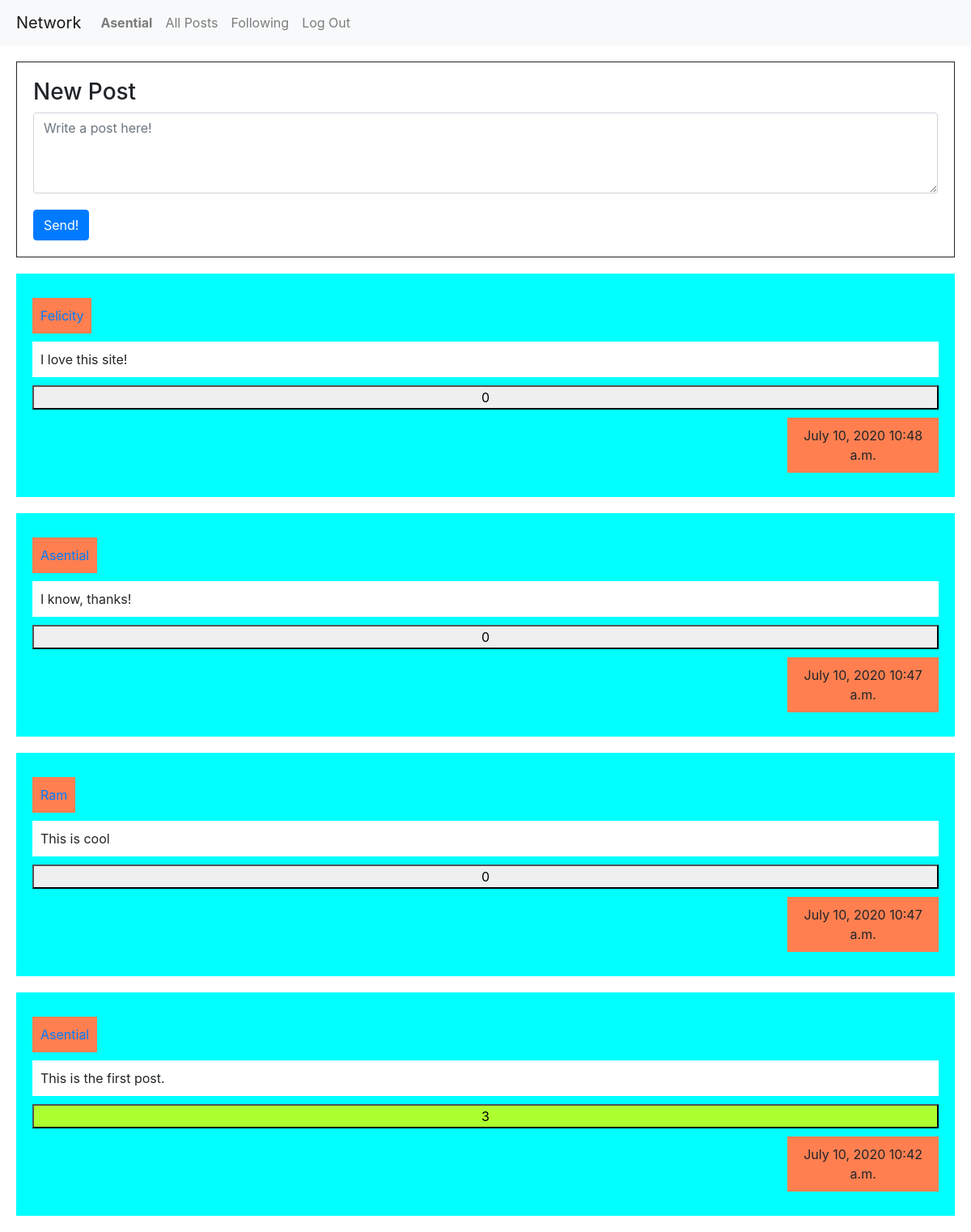
Page / (signed in) on the committed database.
### network/models.py (models this page shows, shortened)
class User(AbstractUser):
    pass

class Post(models.Model):
    user = models.ForeignKey(User, on_delete=models.CASCADE)
    content = models.TextField(max_length=400)
    likes = models.IntegerField(default=0)
    date = models.DateField(auto_now=False, auto_now_add=True)
    time = models.TimeField(auto_now=False, auto_now_add=True)

### network/views.py (the view)
# urls.py: path("", views.index, name="index"),
def index(request):
    posts = Post.objects.all().order_by('-id')
    if request.user.is_authenticated:
        liked = Liked.objects.get(name=request.user)
        likedlist = liked.post.all().order_by('-id')
        return render(request, "network/index.html", {
            "posts": posts,
            "liked": likedlist
        })
    return render(request, "network/index.html", {
        "posts": posts,
    })

### network/templates/network/index.html (shortened to what this page needs)
{% extends "network/layout.html" %}
{% block body %}
{% if user.is_authenticated %}
    <div style="border: 1px solid; margin: 20px 20px; padding: 20px 20px;">
        <form action="{% url 'post' %}" method="POST" class="form-group" style="margin-bottom: 0">
            <h3>New Post</h3>
            <textarea class="form-control" name="content" style="height: 100px;" placeholder="Write a post here!"></textarea>
            <button type="submit" class="btn btn-primary" style="margin-top: 20px;">Send!</button>
        </form>
    </div>
{% endif %}
{% if user.is_authenticated %}
    {% for post in posts %}
        {% if post in liked %}
            <div class="post">
                <div class="user"><a href="{% url 'profile' post.user %}">{{post.user}}</a></div>
                <div class="content">{{post.content}}</div>
                <button class="dislike" id="{{post.id}}">{{post.likes}}</button>
                <f class="row">
                    <div class="col-10"></div>
                    <div class="timestamp col-2">{{post.date}} {{post.time}}</div>
                </f>
            </div>
        {% else %}
            <div class="post">
                <div class="user"><a href="{% url 'profile' post.user %}">{{post.user}}</a></div>
                <div class="content">{{post.content}}</div>
                <button class="like" id="{{post.id}}">{{post.likes}}</button>
                <f class="row">
                    <div class="col-10"></div>
                    <div class="timestamp col-2">{{post.date}} {{post.time}}</div>
                </f>
            </div>
        {% endif %}
    {% endfor %}
{% endif %}
{% endblock %}

### network/templates/network/layout.html (shortened to what this page needs)
{% load static %}
<!DOCTYPE html>
<html lang="en">
    <head>
        <link rel="stylesheet" href="https://stackpath.bootstrapcdn.com/bootstrap/4.4.1/css/bootstrap.min.css">
        <link href="{% static 'network/styles.css' %}" rel="stylesheet">
    </head>
    <body>
        <nav class="navbar navbar-expand-lg navbar-light bg-light" style="padding-left: 20px;">
            <a class="navbar-brand" href="#">Network</a>
            <div>
              <ul class="navbar-nav mr-auto">
                {% if user.is_authenticated %}
                    <li class="nav-item">
                        <a class="nav-link" href="#"><strong>{{ user.username }}</strong></a>
                    </li>
                {% endif %}
                <li class="nav-item">
                  <a class="nav-link" href="{% url 'index' %}">All Posts</a>
                </li>
                {% if user.is_authenticated %}
                    <li class="nav-item">
                        <a class="nav-link" href="{% url 'following' %}">Following</a>
                    </li>
                    <li class="nav-item">
                        <a class="nav-link" href="{% url 'logout' %}">Log Out</a>
                    </li>
                {% endif %}
              </ul>
            </div>
          </nav>
        <div class="body">
            {% block body %}
            {% endblock %}
        </div>
    </body>
</html>

### network/static/network/styles.css (style rules this page uses)
.post { margin: 20px 20px; padding: 20px 20px; background-color: cyan; display: flex; flex-direction: column; }
.user { background-color: coral; width: fit-content; display: inline-block; text-align: center; margin-top: 10px }
.content { margin: 10px 0; background-color: white; }
.timestamp { background-color: coral; text-align: center; width: 25%; }
.dislike { background-color: greenyellow; }
.row { margin: 10px 0; }
.user, .likes, .content, .timestamp { padding: 10px 10px; }

### rows in the picture
User: username "Asential"
Post: user "Felicity", content "I love this site!", likes "0", date "July 10, 2020", time "10:48 a.m."
Post: user "Asential", content "I know, thanks!", likes "0", date "July 10, 2020", time "10:47 a.m."
Post: user "Ram", content "This is cool", likes "0", date "July 10, 2020", time "10:47 a.m."
Post: user "Asential", content "This is the first post.", likes "3", date "July 10, 2020", time "10:42 a.m."
